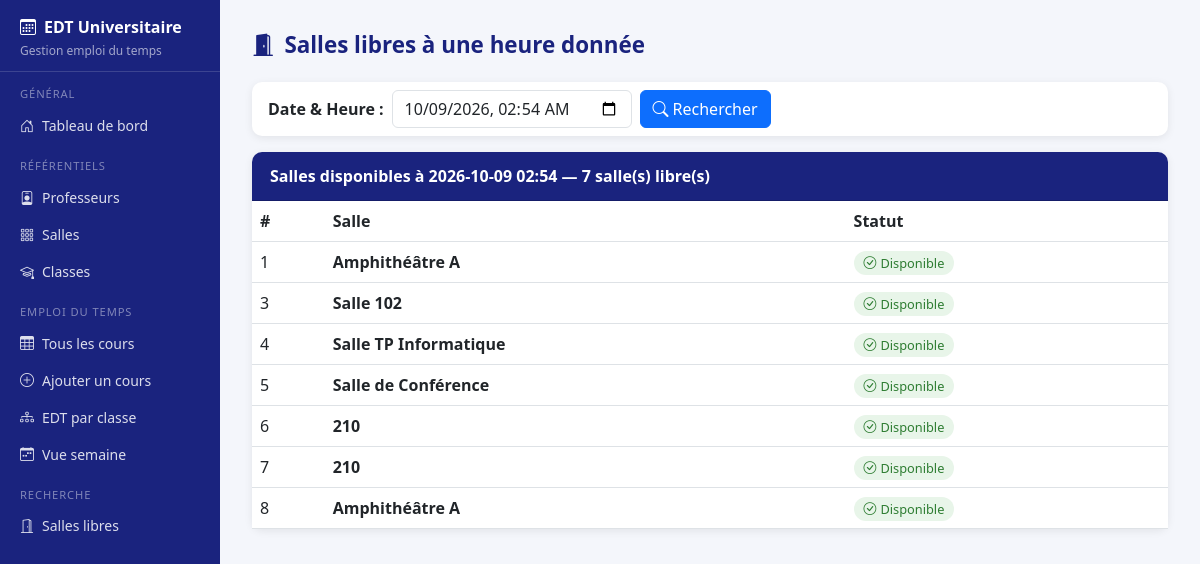
/index.php?action=salles_libres, run on the app's committed database.
### tables this page shows
CREATE TABLE `salle` (
  `idsalle` int(11) NOT NULL,
  `design` varchar(100) NOT NULL,
  `occupation` enum('Libre','Occupée') DEFAULT 'Libre'
);

### controller/SalleController.php (called while the page is built, shortened)
<?php
require_once __DIR__ . '/../Model/SalleModel.php';
class SalleController {
    private SalleModel $salleModel;
    public function __construct() {
        $this->salleModel = new SalleModel();
    }
    public function libres(): void {
        $dtStr  = $_GET['datetime'] ?? date('Y-m-d\TH:i');
        $salles = $this->salleModel->searchSallesLibres($dtStr);
        require_once __DIR__ . '/../views/salle/list.php';
    }
}

### ConnexionBd.php (called while the page is built)
<?php
class Database
{
    private static ?PDO $instance = null;
    public static function getConnection(): PDO
    {
        if (self::$instance === null) {
            $host = getenv('DB_HOST') ?: 'localhost';
            $port = getenv('DB_PORT') ?: '3306';
            $dbname = getenv('DB_NAME') ?: 'gestion_d_emploi_du_temps';
            $user = getenv('DB_USER') ?: 'root';
            $pass = getenv('DB_PASSWORD') ?: '';
            $dsn = "mysql:host={$host};port={$port};dbname={$dbname};charset=utf8mb4";
            self::$instance = new PDO($dsn, $user, $pass, [
                PDO::ATTR_ERRMODE => PDO::ERRMODE_EXCEPTION,
                PDO::ATTR_DEFAULT_FETCH_MODE => PDO::FETCH_ASSOC,
                PDO::ATTR_EMULATE_PREPARES => false
            ]);
        }
        return self::$instance;
    }
}

### model/SalleModel.php (called while the page is built, shortened)
<?php
require_once "ConnexionBd.php";
class SalleModel {
    private ?PDO $pdo;
    public function __construct() {
        $this->pdo = Database::getConnection();
    }
    public function searchSallesLibres(string $datetime): array {
        $datetimeSql = str_replace('T', ' ', $datetime) . ':00';
        $sql = "SELECT * FROM SALLE
                WHERE idsalle NOT IN (
                    SELECT idsalle FROM edt
                    WHERE Date = :datetime
                )";
        $stmt = $this->pdo->prepare($sql);
        $stmt->execute([':datetime' => $datetimeSql]);
        return $stmt->fetchAll(PDO::FETCH_ASSOC);
    }
}

### views/salle/list.php (the view, shortened to what this page needs)
<?php $pageTitle = "Salles libres"; require __DIR__ . '/../layout_header.php'; ?>
<div class="page-title"><i class="bi bi-door-open-fill"></i>Salles libres à une heure donnée</div>
<div class="card mb-3">
  <div class="card-body py-2">
    <form class="d-flex gap-2 align-items-center" method="get">
      <label class="fw-semibold mb-0">Date &amp; Heure :</label>
      <input type="datetime-local" name="datetime" value="<?= htmlspecialchars($dtStr) ?>"
             class="form-control" style="max-width:240px">
      <button class="btn btn-primary"><i class="bi bi-search me-1"></i>Rechercher</button>
    </form>
  </div>
</div>
<div class="card">
  <div class="card-header">
    Salles disponibles à <?= htmlspecialchars(str_replace('T',' ',$dtStr)) ?>
    — <?= count($salles) ?> salle(s) libre(s)
  </div>
  <div class="card-body p-0">
    <table class="table table-hover mb-0">
      <thead><tr><th>#</th><th>Salle</th><th>Statut</th></tr></thead>
      <tbody>
      <?php if (empty($salles)): ?>
        <tr><td colspan="3" class="text-center text-muted py-4">
          <i class="bi bi-exclamation-circle me-2"></i>Toutes les salles sont occupées à cet horaire.
        </td></tr>
      <?php else: foreach ($salles as $s): ?>
        <tr>
          <td><?= $s['idsalle'] ?></td>
          <td><strong><?= htmlspecialchars($s['design']) ?></strong></td>
          <td><span class="badge-libre"><i class="bi bi-check-circle me-1"></i>Disponible</span></td>
        </tr>
      <?php endforeach; endif; ?>
      </tbody>
    </table>
  </div>
</div>
<?php require __DIR__ . '/../layout_footer.php'; ?>

### views/layout_header.php (style rules this page uses)
body { display: flex; min-height: 100vh; background: #f4f6fb; }
.page-title { font-size: 1.4rem; font-weight: 700; color: #1a237e; margin-bottom: 20px; display: flex; align-items: center; gap: 10px; }
.card { border: none; border-radius: 10px; box-shadow: 0 2px 8px rgba(0,0,0,.08); }
.card-header { background: #1a237e; color: #fff; font-weight: 600; border-radius: 10px 10px 0 0 !important; padding: 12px 18px; }
.badge-libre { background: #e8f5e9; color: #2e7d32; padding: 3px 10px; border-radius: 20px; font-size: .8rem; }

### data on the page
salle: idsalle "1", design "Amphithéâtre A"
salle: idsalle "3", design "Salle 102"
salle: idsalle "4", design "Salle TP Informatique"
salle: idsalle "5", design "Salle de Conférence"
salle: idsalle "6", design "210"
salle: idsalle "7", design "210"
salle: idsalle "8", design "Amphithéâtre A"

### other printed values
str_replace('T',' ',$dtStr) "2026-10-09 02:54"
count($salles) "7"
